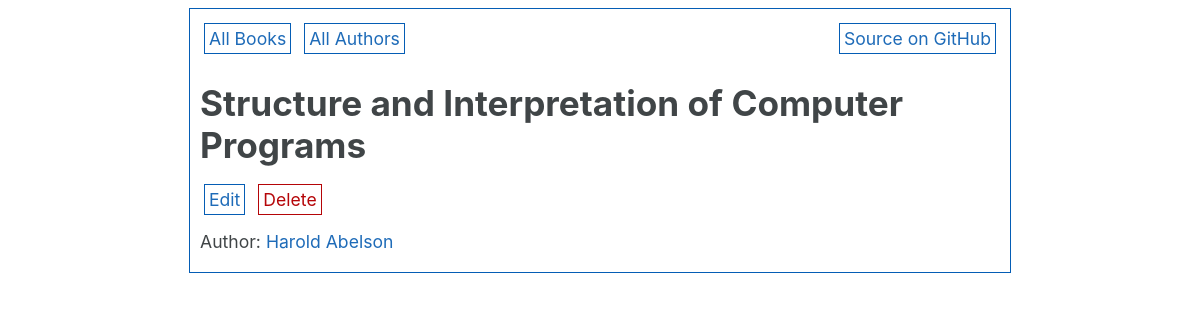
Page /books/3/ on the committed database.
### lib/models.py (models this page shows, shortened)
class Book(models.Model):
    title = models.CharField(max_length=200, unique=True)
    author = models.ForeignKey(Author, on_delete=models.CASCADE)

class Author(models.Model):
    name = models.CharField(max_length=200, unique=True)

### lib/views.py (the view)
# urls.py: url(r'^books/(?P<book_id>[0-9]+)/$', views.book_detail, name='book_detail'),
def book_detail(request, book_id):
    book = get_object_or_404(Book, pk=book_id)
    return render(request, 'lib/book_detail.html', {'book': book})

### lib/templates/lib/book_detail.html
{% extends 'lib/base.html' %}
{% block content %}
<h1>{{ book.title }}</h1>
<a class="button_link" href="{% url 'library:edit_book' book.id %}">Edit</a>
<a class="delete_link" href="{% url 'library:delete_book' book.id %}">Delete</a>
<br>
<br>
Author: <a href="{% url 'library:author_detail' book.author.id %}">{{ book.author.name }}</a>
{% endblock content %}

### rows in the picture
Book: title "Structure and Interpretation of Computer Programs", author.name "Harold Abelson"
